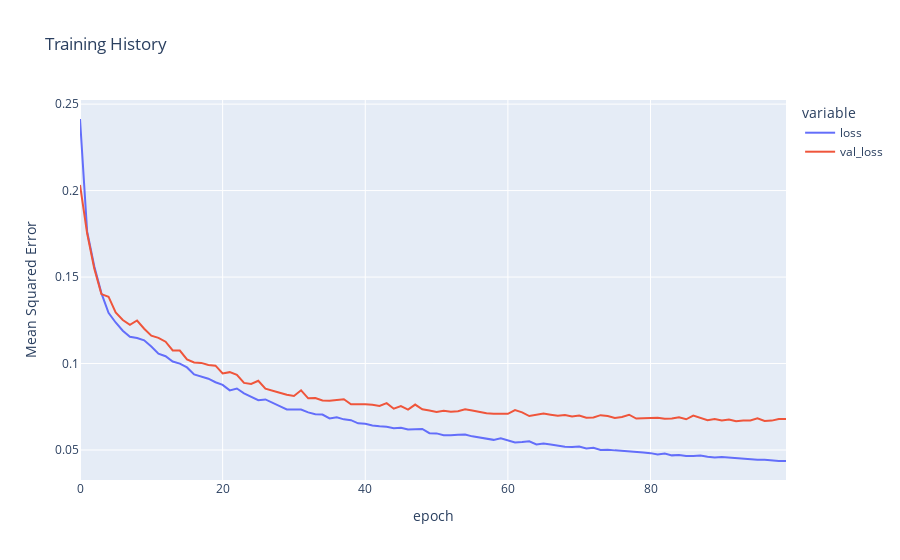

The notebook cell this image was saved under:
### Markdown cell above
# Visualize

### Code cell
fig = px.line(
    pd.DataFrame([train_losses, eval_losses], index=['loss', 'val_loss']).T, 
    y=['loss', 'val_loss'], 
    labels={'index': 'epoch', 'value': 'Mean Squared Error'}, 
    title='Training History')
fig.show()
